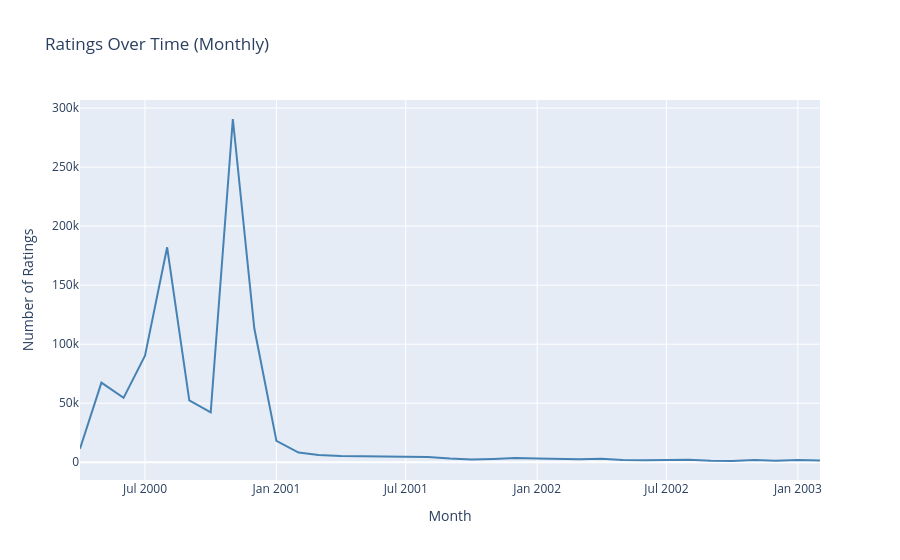

Notebook code for this chart:
### Markdown cell above
## 7. Temporal Patterns

### Code cell
ratings['year_month'] = ratings['timestamp'].dt.to_period('M').astype(str)
monthly_counts = ratings.groupby('year_month').size().reset_index(name='count')

fig = px.line(
    monthly_counts,
    x='year_month',
    y='count',
    title='Ratings Over Time (Monthly)',
    labels={'year_month': 'Month', 'count': 'Number of Ratings'}
)
fig.update_traces(line_color='steelblue')
fig.show()

### Figure 1 — Plotly figure (JSON) as saved in the notebook; plotly's stock layout.template omitted (floating-point values rounded to 4 significant figures)
{"data": [{"hovertemplate": "Month=%{x}<br>Number of Ratings=%{y}<extra></extra>", "legendgroup": "", "line": {"color": "steelblue", "dash": "solid"}, "marker": {"symbol": "circle"}, "mode": "lines", "name": "", "orientation": "v", "showlegend": false, "type": "scatter", "x": ["2000-04", "2000-05", "2000-06", "2000-07", "2000-08", "2000-09", "2000-10", "2000-11", "2000-12", "2001-01", "2001-02", "2001-03", "2001-04", "2001-05", "2001-06", "2001-07", "2001-08", "2001-09", "2001-10", "2001-11", "2001-12", "2002-01", "2002-02", "2002-03", "2002-04", "2002-05", "2002-06", "2002-07", "2002-08", "2002-09", "2002-10", "2002-11", "2002-12", "2003-01", "2003-02"], "xaxis": "x", "y": [11396, 67437, 54486, 90334, 182109, 52421, 42294, 290793, 113487, 18004, 8136, 6083, 5171, 4939, 4981, 4765, 4454, 3077, 2192, 2760, 3496, 3216, 2496, 2454, 2840, 1902, 1643, 1905, 2111, 1293, 1014, 1908, 1264, 1852, 1496], "yaxis": "y"}], "layout": {"legend": {"tracegroupgap": 0}, "title": {"text": "Ratings Over Time (Monthly)"}, "xaxis": {"anchor": "y", "domain": [0, 1], "title": {"text": "Month"}}, "yaxis": {"anchor": "x", "domain": [0, 1], "title": {"text": "Number of Ratings"}}}}
